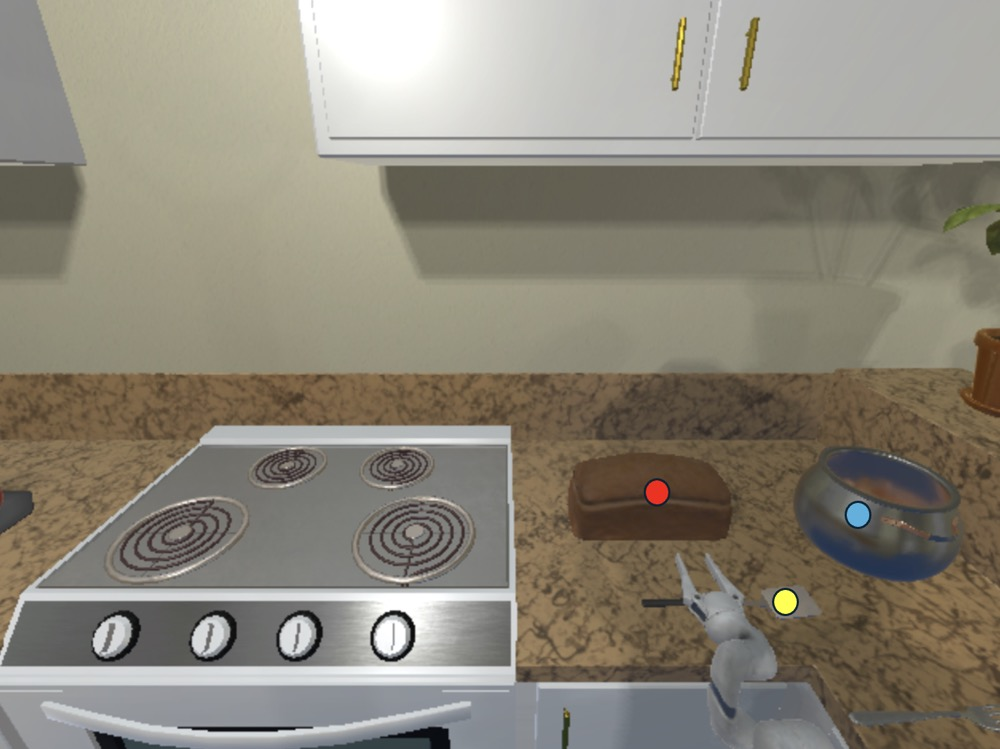
#> input picture final_pointing/util/01_pointing.png, 1000 x 749 px
$ python concate_image.py
#> lines starting #> are read from the running program, lines starting #| are printed output that depends on the picture
from PIL import Image, ImageDraw, ImageFont
import numpy as np

def get_contrasting_color(image, x, y, width, height):
	"""
	Determine a contrasting color (black or white) based on the average color of a specified area in the image.
	"""
	# Crop the relevant part of the image
	cropped_image = image.crop((x, y, x + width, y + height))
	# Convert to numpy array for analysis
	np_image = np.array(cropped_image)
	# Calculate the average color
	average_color = np.mean(np_image, axis=(0, 1))
	# Brightness calculation based on perceived luminance
	brightness = np.sqrt(0.299 * average_color[0] ** 2 + 0.587 * average_color[1] ** 2 + 0.114 * average_color[2] ** 2)
	# Return white for dark backgrounds and black for light backgrounds
	return 'white' if brightness < 128 else 'black'

# [52 lines of commented-out code are left out]

def concatenate_image(images, rows, columns, separator_width=10):
	# Calculate the max width and height of all provided images
	max_width = max(img.width for img in images)
	max_height = max(img.height for img in images)

	# Resize all images to a uniform size
	resized_images = [img.resize((max_width, max_height), Image.Resampling.LANCZOS) for img in images]

	# Calculate number of images needed
	total_images_needed = rows * columns
	padding_needed = total_images_needed - len(resized_images)

	# Pad with blank white images if needed
	if padding_needed > 0:
		blank_img = Image.new('RGB', (max_width, max_height), color='white')
		resized_images.extend([blank_img] * padding_needed)

	# Create the blank canvas for the grid
	total_width = max_width * columns + separator_width * (columns - 1)
	total_height = max_height * rows + separator_width * (rows - 1)
	combined_image = Image.new('RGB', (total_width, total_height), color='white')

	# Paste images into grid
	x_offset = 0
	y_offset = 0
	for i, img in enumerate(resized_images):
		combined_image.paste(img, (x_offset, y_offset))
		if (i + 1) % columns == 0:
			x_offset = 0
			y_offset += max_height + separator_width
		else:
			x_offset += max_width + separator_width

	# [23 lines of commented-out code are left out]
	draw = ImageDraw.Draw(combined_image)
	try:
		font_size = (max_width + max_height) // 2 // 12
		font = ImageFont.load_default(size=font_size)
	except:
		font = ImageFont.truetype("arial", 20)

	x_offset = 0
	y_offset = 0
	original_count = len(images)  # Only label original images
	for i in range(original_count):
		text = str(i + 1)
		text_x = x_offset + 10
		text_y = y_offset + 10
		text_width, text_height = font_size, font_size
		font_color = get_contrasting_color(combined_image, text_x, text_y, text_width, text_height)
		draw.text((text_x, text_y), text, fill=font_color, font=font)
		if (i + 1) % columns == 0:
			x_offset = 0
			y_offset += max_height + separator_width
		else:
			x_offset += max_width + separator_width

	return combined_image

from PIL import Image
# Load or create 6 images
images = [Image.open(f'01_pointing.png')]*7
#> images = 7 items

# Concatenate into a 2x3 grid
result = concatenate_image(images, rows=2, columns=4)
#> in concatenate_image, `max_width = max(img.width for img in images)`: max_width = 1000
#> in concatenate_image, `max_height = max(img.height for img in images)`: max_height = 749
#> in concatenate_image, `resized_images = [img.resize((max_width, max_height), Image.Resampling..`: resized_images = 7 items
#> in concatenate_image, `padding_needed = total_images_needed - len(resized_images)`: padding_needed = 1
#> in concatenate_image, `blank_img = Image.new('RGB', (max_width, max_height), color='white')`: blank_img: PIL image 1000x749 RGB; every value is 255
#> in concatenate_image, `total_width = max_width * columns + separator_width * (columns - 1)`: total_width = 4030
#> in concatenate_image, `total_height = max_height * rows + separator_width * (rows - 1)`: total_height = 1508
#> in concatenate_image, `combined_image = Image.new('RGB', (total_width, total_height), color='..`: combined_image: PIL image 4030x1508 RGB; every value is 255
#> the loop in concatenate_image, `for i, img in enumerate(resized_images):` made 8 passes
#> (x_offset, y_offset) on passes 4, 8: (0, 759), (0, 1518)
#> x_offset on passes 1, 2, 3, 5, 6, 7: 1010, 2020, 3030, 1010, 2020, 3030
#> after the loop in concatenate_image, `for i, img in enumerate(resized_images):`:
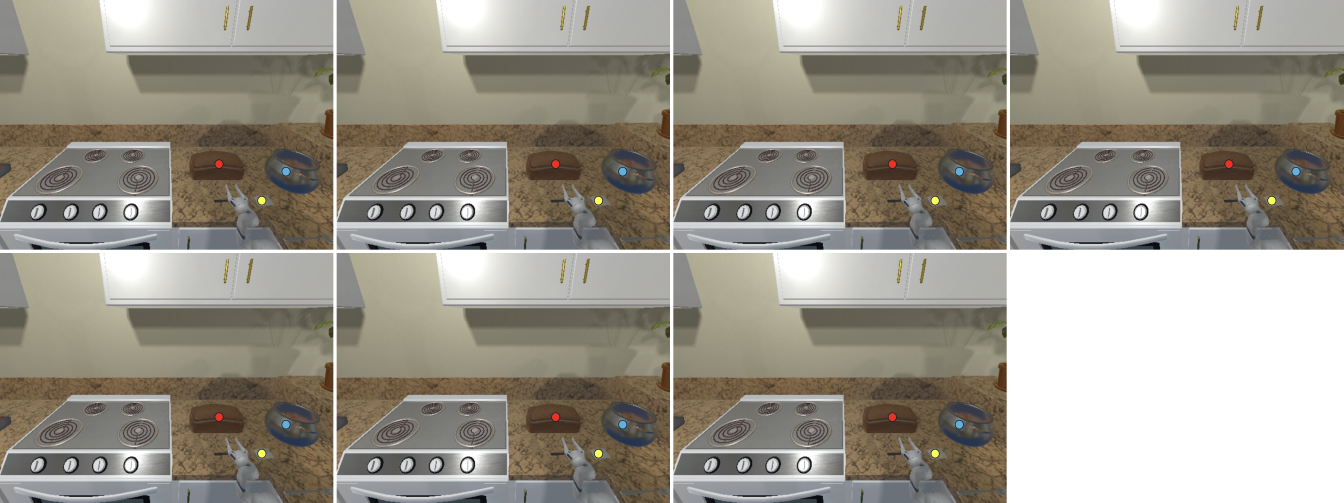
#> combined_image: PIL image 4030x1508 RGB (shown at 1/3 size); mean R, G, B 155.4, 150.7, 139.7
#> after the loop in concatenate_image, `for i, img in enumerate(resized_images):`: y_offset = 1518
#> in concatenate_image, `font_size = (max_width + max_height) // 2 // 12`: font_size = 72
#> in concatenate_image, `original_count = len(images)`: original_count = 7
#> the loop in concatenate_image, `for i in range(original_count):` made 7 passes
#> (text_x, x_offset) on passes 2, 3, 6, 7: (1020, 2020), (2030, 3030), (1020, 2020), (2030, 3030)
#> (text_x, y_offset) on pass 4: (3040, 759)
#> pass 1, in get_contrasting_color, `cropped_image = image.crop((x, y, x + width, y + height))`:
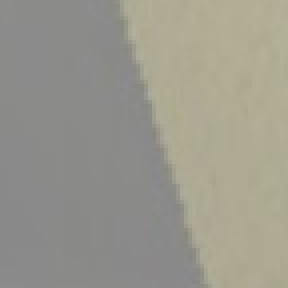
#> cropped_image: PIL image 72x72 RGB (shown 4 times larger); mean R, G, B 154.2, 152.3, 141.3
#> after the loop in concatenate_image, `for i in range(original_count):`: y_offset = 759

# Save or display the result
result.save("output.jpg")
